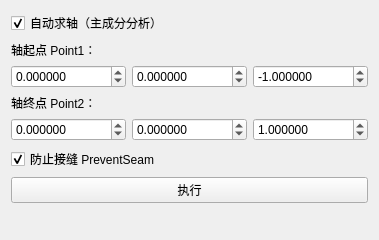
<?xml version="1.0" encoding="UTF-8"?>
<ui version="4.0">
 <class>TextureMapToCylinder</class>
 <widget class="QWidget" name="TextureMapToCylinder">
  <property name="geometry">
   <rect>
    <x>0</x>
    <y>0</y>
    <width>300</width>
    <height>240</height>
   </rect>
  </property>
  <property name="windowTitle">
   <string>Form</string>
  </property>
  <layout class="QVBoxLayout" name="verticalLayout">
   <item>
    <widget class="QCheckBox" name="cbAutoAxis">
     <property name="text">
      <string>自动求轴（主成分分析）</string>
     </property>
     <property name="checked">
      <bool>true</bool>
     </property>
    </widget>
   </item>
   <item>
    <widget class="QLabel" name="lblPoint1">
     <property name="text">
      <string>轴起点 Point1：</string>
     </property>
    </widget>
   </item>
   <item>
    <layout class="QHBoxLayout" name="hboxPoint1">
     <item>
      <widget class="QDoubleSpinBox" name="spP1x">
       <property name="decimals">
        <number>6</number>
       </property>
       <property name="minimum">
        <double>-1000000.000000000000000</double>
       </property>
       <property name="maximum">
        <double>1000000.000000000000000</double>
       </property>
       <property name="value">
        <double>0.000000000000000</double>
       </property>
      </widget>
     </item>
     <item>
      <widget class="QDoubleSpinBox" name="spP1y">
       <property name="decimals">
        <number>6</number>
       </property>
       <property name="minimum">
        <double>-1000000.000000000000000</double>
       </property>
       <property name="maximum">
        <double>1000000.000000000000000</double>
       </property>
       <property name="value">
        <double>0.000000000000000</double>
       </property>
      </widget>
     </item>
     <item>
      <widget class="QDoubleSpinBox" name="spP1z">
       <property name="decimals">
        <number>6</number>
       </property>
       <property name="minimum">
        <double>-1000000.000000000000000</double>
       </property>
       <property name="maximum">
        <double>1000000.000000000000000</double>
       </property>
       <property name="value">
        <double>-1.000000000000000</double>
       </property>
      </widget>
     </item>
    </layout>
   </item>
   <item>
    <widget class="QLabel" name="lblPoint2">
     <property name="text">
      <string>轴终点 Point2：</string>
     </property>
    </widget>
   </item>
   <item>
    <layout class="QHBoxLayout" name="hboxPoint2">
     <item>
      <widget class="QDoubleSpinBox" name="spP2x">
       <property name="decimals">
        <number>6</number>
       </property>
       <property name="minimum">
        <double>-1000000.000000000000000</double>
       </property>
       <property name="maximum">
        <double>1000000.000000000000000</double>
       </property>
       <property name="value">
        <double>0.000000000000000</double>
       </property>
      </widget>
     </item>
     <item>
      <widget class="QDoubleSpinBox" name="spP2y">
       <property name="decimals">
        <number>6</number>
       </property>
       <property name="minimum">
        <double>-1000000.000000000000000</double>
       </property>
       <property name="maximum">
        <double>1000000.000000000000000</double>
       </property>
       <property name="value">
        <double>0.000000000000000</double>
       </property>
      </widget>
     </item>
     <item>
      <widget class="QDoubleSpinBox" name="spP2z">
       <property name="decimals">
        <number>6</number>
       </property>
       <property name="minimum">
        <double>-1000000.000000000000000</double>
       </property>
       <property name="maximum">
        <double>1000000.000000000000000</double>
       </property>
       <property name="value">
        <double>1.000000000000000</double>
       </property>
      </widget>
     </item>
    </layout>
   </item>
   <item>
    <widget class="QCheckBox" name="cbPreventSeam">
     <property name="text">
      <string>防止接缝 PreventSeam</string>
     </property>
     <property name="checked">
      <bool>true</bool>
     </property>
    </widget>
   </item>
   <item>
    <widget class="QPushButton" name="btnExecute">
     <property name="text">
      <string>执行</string>
     </property>
    </widget>
   </item>
   <item>
    <widget class="QLabel" name="lblInfo">
     <property name="text">
      <string/>
     </property>
     <property name="wordWrap">
      <bool>true</bool>
     </property>
    </widget>
   </item>
   <item>
    <spacer name="verticalSpacer">
     <property name="orientation">
      <enum>Qt::Vertical</enum>
     </property>
     <property name="sizeHint" stdset="0">
      <size>
       <width>20</width>
       <height>40</height>
      </size>
     </property>
    </spacer>
   </item>
  </layout>
 </widget>
 <resources/>
 <connections/>
</ui>
